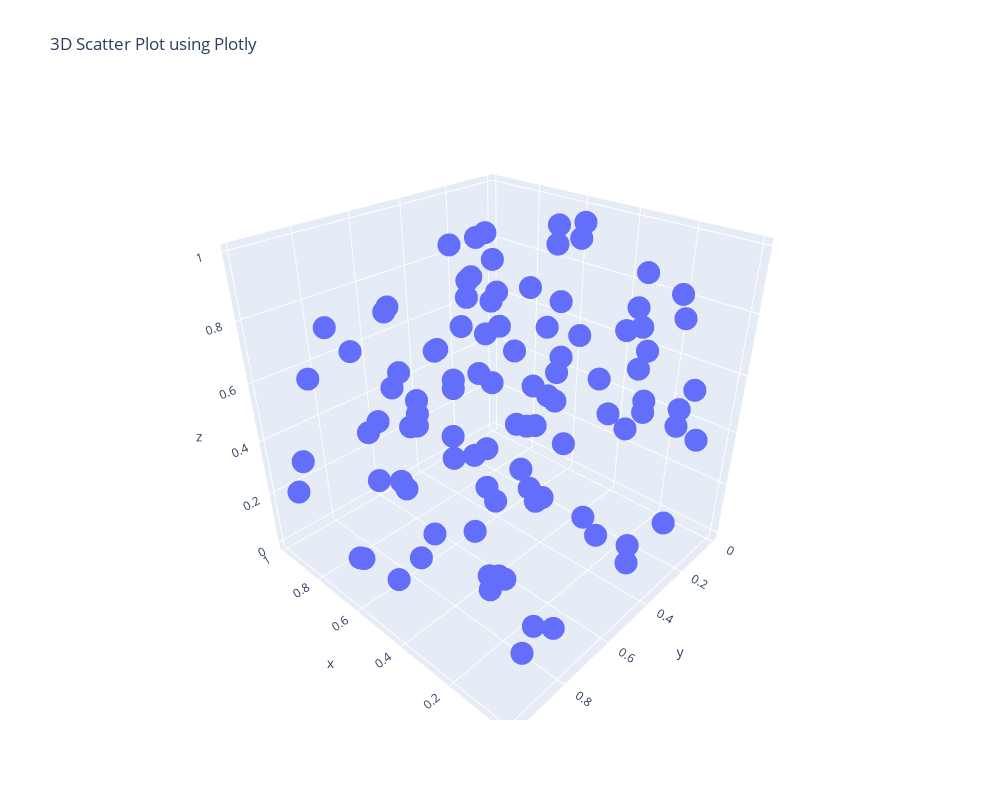

The notebook cell saved with this chart:
### Code cell
# 13. Create a 3D scatter plot using Plotly.

np.random.seed(42)
x = np.random.rand(100)
y = np.random.rand(100)
z = np.random.rand(100)

fig = px.scatter_3d(x=x, y=y, z=z, title='3D Scatter Plot using Plotly')

fig.update_layout(
    width=1000,  # Increase the width
    height=800   # Increase the height
)
fig.show()
